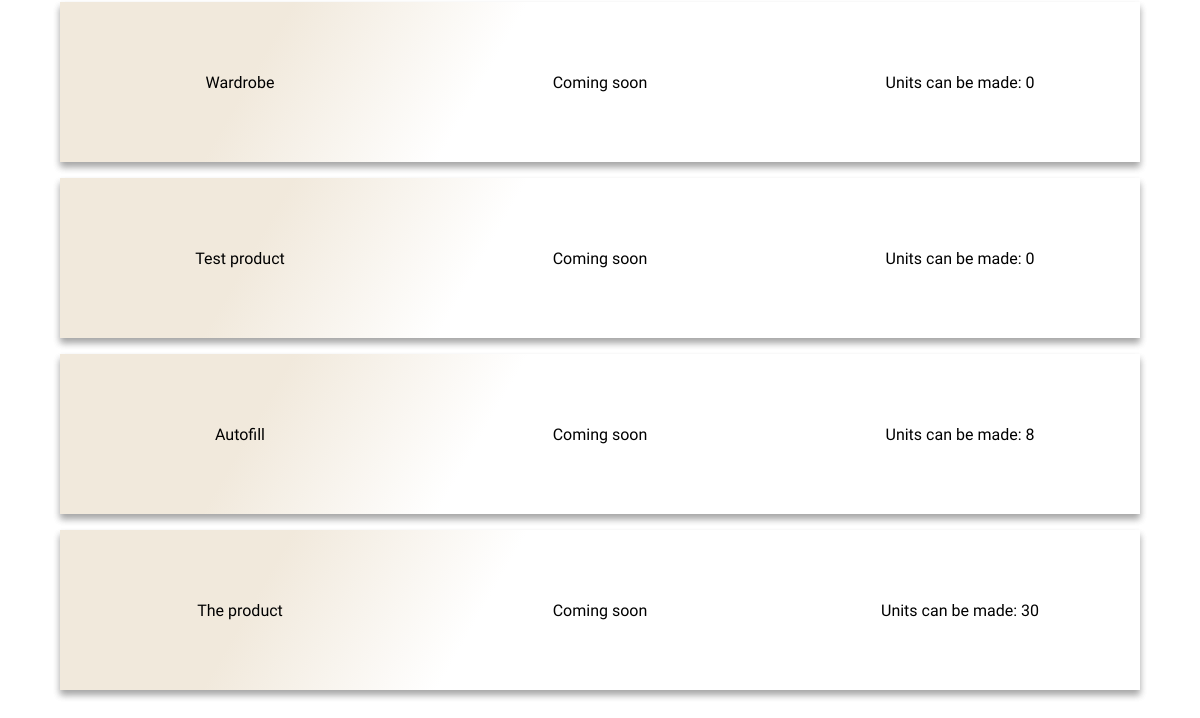
Before: /products/ (lower part) with the older database file.
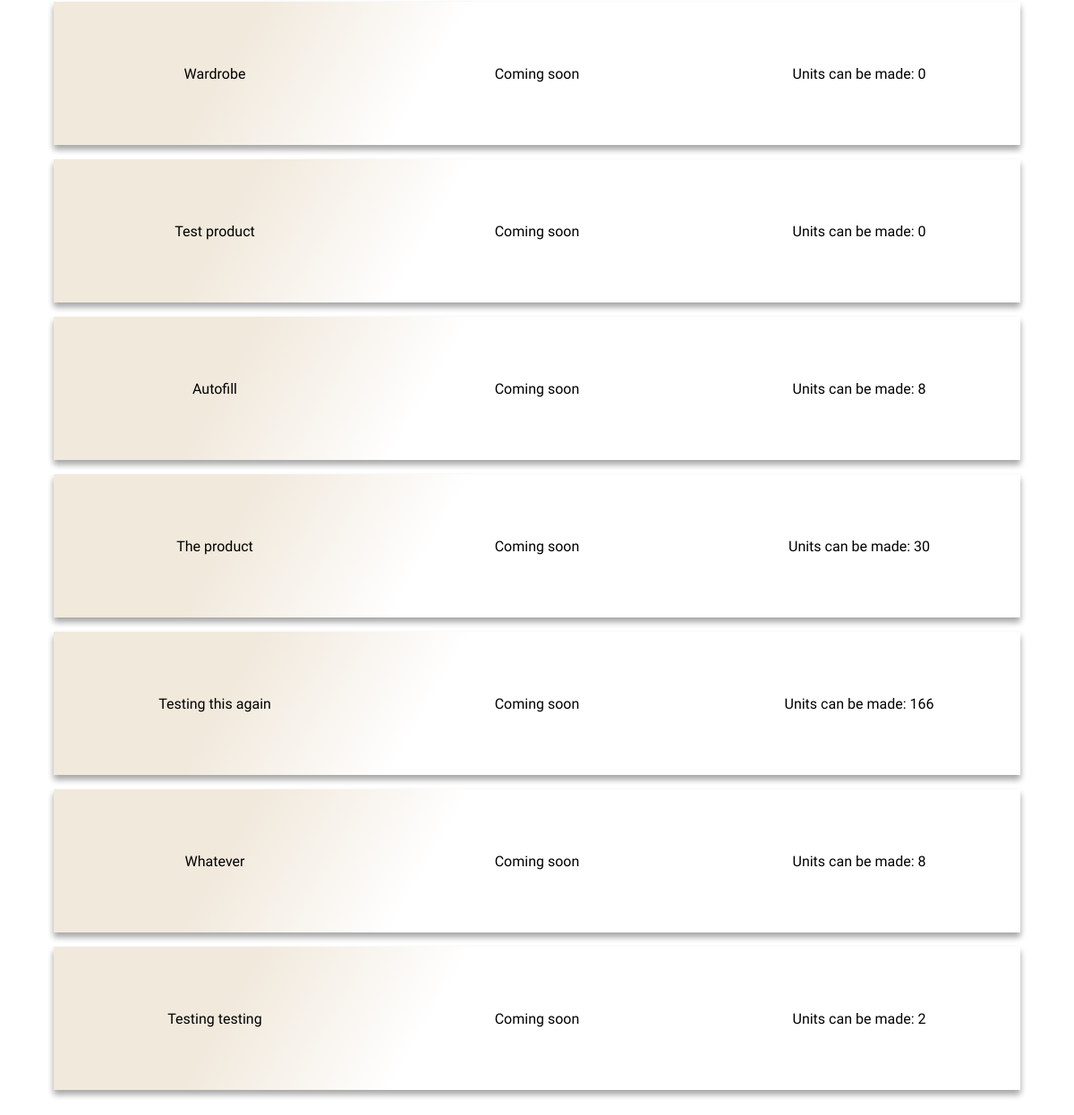
After: the same page with the newer database file.
### stock/models.py (models this page shows)
class Product(models.Model):
    name = models.CharField(max_length=100)
    stock_parts = models.ManyToManyField(Stock)
    def __str__(self):
        return f'{self.name}'

### stock/views.py (the view)
# urls.py: path('products/', product_page, name='products'),
def product_page(request):
    products = Product.objects.all()
    number_to_be_made = {}
    for product in products:
        parts = Parts.objects.filter(product_part_belongs_to=product.id)
        units = {}
        amount = []
        total_units_to_be_made = {}
        for i in parts:
            units_to_make = (i.item.number_in_stock / i.number_required)
            units_to_make = math.floor(units_to_make)
            units[i.product_part_belongs_to] = units_to_make
            amount.append(units_to_make)
        amount.sort()
        amount = amount[:1]
        if len(amount) == 0 or amount[0] == 0:
            total_units_to_be_made = 0
        else:
            for num in amount:
                int(num)
                total_units_to_be_made = num
        number_to_be_made[product.id] = total_units_to_be_made
    context = {
        'products': products,
        'number_to_be_made': number_to_be_made
    }
    return render(request, 'products.html', context)

### stock/templates/products.html (shortened to what this page needs)
{% extends 'base.html' %}
{% load static %}
{% block head %}
    <link rel="stylesheet" href="{% static 'css/product.css' %}">
    <link rel="stylesheet" href="{% static 'css/style.css' %}">
{% endblock %}
{% block content %}
    <div class="product-container">
        {% for product in products %}
            <div class="product-row">
                <div class="product">
                    <a href="{% url 'product-detail' product.id %}">{{ product }}</a>
                </div>
                <div class="orders">
                    Coming soon
                </div>
                <div class="unit-number">
                    {% for key, value in number_to_be_made.items %}
                        {% if product.id == key %}
                            Units can be made: {{ value }}
                        {% endif %}
                    {% endfor %}
                </div>
            </div>
        {% endfor %}
    </div>
{% endblock %}

Changed rows visible on the page:
added Product: name "Testing this again", number_to_be_made "166"
added Product: name "Whatever", number_to_be_made "8"
added Product: name "Testing testing", number_to_be_made "2"
